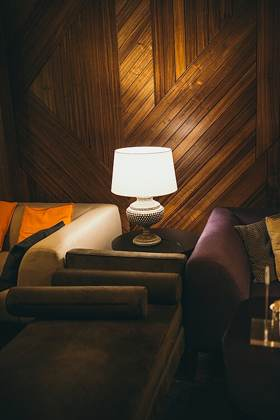
#> input picture custom_components/circadian_scenes/frontend/gallery/wool.jpg, 280 x 420 px
$ python -i build.py   (imports and definitions only)
#> lines starting #> are read from the running program, lines starting #| are printed output that depends on the picture
#!/usr/bin/env python3
"""Download five Commons photos per chosen palette name, and sample a five-slot palette."""

import json
import re
import shutil
import time
import urllib.parse
import urllib.request
from pathlib import Path

from PIL import Image

ROOT = Path(__file__).resolve().parents[2]
OUT = ROOT / "dev" / "palette-candidates"
IMG = OUT / "img"
GALLERY = ROOT / "custom_components" / "circadian_scenes" / "frontend" / "gallery"
UA = "CircadianScenesPalettePreview/1.0 (https://github.com/etokheim/circadian_scenes; local review)"
TARGET = 5
JUNK = ("modis", "landsat", "locator map", "satellite")

SCENES = [
    ("daylight", "Reading lamp", "reading lamp on a desk by a window"),
    ("daylight", "Spring glass", "cherry blossom"),
    ("daylight", "Orchard morning", "foggy apple orchard"),
    ("daylight", "Crisp October", "autumn maple foliage daylight"),
    ("daylight", "The red tree", "red maple tree autumn landscape"),
    ("daylight", "Late apples", "apple orchard autumn"),
    ("daylight", "Rolling gold", "wheat field golden hour"),
    ("daylight", "Hazy meadow", "misty meadow morning"),
    ("daylight", "Milk sky", "overcast white sky open landscape"),
    ("daylight", "White kitchen", "bright white kitchen interior daylight"),
    ("daylight", "Linen noon", "sunlight through white curtains"),
    ("daylight", "High sails", "white sailboat blue sea"),
    ("daylight", "Greenhouse", "greenhouse interior plants glass"),
    ("daylight", "Snow noon", "snow field blue sky"),
    ("daylight", "The long table", "dining table sunlight"),
    ("cozy", "Golden hour", "golden hour living room interior"),
    ("cozy", "Honey light", "warm lamp interior"),
    ("cozy", "Dinner time", "dinner table warm lighting"),
    ("cozy", "Last of the sun", "sunset living room window"),
    ("cozy", "Red hills", "red rock hills sunset"),
    ("cozy", "African dusk", "savanna sunset acacia"),
    ("cozy", "Alpenglow", "mountain alpenglow"),
    ("cozy", "Palms at sunset", "palm trees sunset"),
    ("cozy", "Wood lamp", "table lamp cozy living room"),
    ("cozy", "Low flame", "candle flame dark"),
    ("cozy", "The second candle", "two candles dinner dark"),
    ("cozy", "Amber room", "amber warm interior lamp"),
    ("cozy", "Brass lamp", "brass lamp wooden table"),
    ("cozy", "After supper", "dining room after dinner warm light"),
    ("cozy", "Cabin window", "cabin interior night window lamp"),
    ("cozy", "Terracotta", "terracotta courtyard"),
    ("cozy", "Bakery bulbs", "bakery lights"),
    ("cozy", "Wool and brass", "wool sofa lamp brass interior"),
    ("cozy", "The late sitting", "armchair lamp evening interior"),
    ("cozy", "Lantern walk", "lantern path night warm"),
    ("cozy", "Copper evening", "copper lamps evening interior"),
    ("evening", "Rain on the avenue", "rain window city night lights"),
    ("evening", "Shop windows", "shop window night street"),
    ("evening", "Sodium lamp", "orange sodium street light night"),
    ("evening", "Blue hour", "blue hour city rooftops"),
    ("evening", "Wet cobbles", "wet cobblestone street night"),
    ("evening", "The dinner hour", "restaurant entrance night warm"),
    ("evening", "Train window", "train window sunset"),
    ("evening", "City balconies", "apartment balconies night city"),
    ("evening", "Velvet dusk", "city at dusk"),
    ("evening", "Window weather", "rain on window evening interior"),
    ("evening", "After the rain", "wet street after rain dusk reflections"),
    ("night", "One lamp", "single lamp dark bedroom"),
    ("night", "Moon on the floor", "moonlight wooden floor"),
    ("night", "Midnight kitchen", "dark kitchen at night"),
    ("night", "The lighthouse", "lighthouse at night"),
    ("night", "Snow and a window", "snowy street night lit window"),
    ("night", "Reading in bed", "reading in bed by lamp"),
    ("night", "Deep water", "dark sea night"),
    ("night", "Navy and brass", "dark blue room brass lamp"),
    ("night", "The last window", "dark hallway distant warm light"),
    ("night", "Insomnia", "bedroom lamp night"),
    ("night", "Quiet house", "desk lamp dark room"),
    ("night", "Starlight", "starry night sky landscape"),
    ("party", "Neon alley", "neon signs alley night"),
    ("party", "Wet neon", "neon reflection wet street"),
    ("party", "Disco fruit", "disco ball"),
    ("party", "Magenta hour", "nightclub lights"),
    ("party", "Cocktail pink", "cocktail bar"),
    ("party", "Electric garden", "garden string lights"),
    ("party", "String lights", "outdoor string lights night"),
    ("party", "Spotlight", "concert stage spotlight"),
    ("party", "Juice bar", "night market fruit colorful lights"),
    ("party", "Carnival wash", "carnival lights night"),
    ("party", "Club violet", "purple nightclub interior"),
    ("party", "Confetti", "confetti party"),
    ("romantic", "Two candles", "two candles dark room"),
    ("romantic", "Rose dusk", "red roses warm light"),
    ("romantic", "Wine dark", "wine candlelight"),
    ("romantic", "Blush and gold", "pink bedroom lamp"),
    ("romantic", "Silk lamp", "sheer curtain"),
    ("romantic", "Petal light", "candlelight flowers"),
    ("romantic", "A private room", "restaurant booth"),
    ("romantic", "The slow song", "dim dance floor"),
    ("romantic", "Warm shadow", "warm lamp dark corner"),
    ("romantic", "First dance", "dance floor spotlight"),
    ("sunrise", "The sky turns", "sunrise sky colors"),
    ("sunrise", "Peach curtain", "morning light curtains"),
    ("sunrise", "Cold pink", "beach sunrise pink sky"),
    ("sunrise", "Dawn kitchen", "kitchen window at dawn"),
    ("sunrise", "Fisher light", "fishing boat at dawn"),
    ("sunrise", "Pale gold", "frost grass sunrise"),
    ("sunrise", "Before coffee", "early morning window light"),
    ("sunrise", "The waking house", "house at sunrise"),
    ("sunrise", "Desert dawn", "desert dunes sunrise"),
    ("sunrise", "Horizon line", "sunrise horizon sea"),
    ("neon", "Neon rain", "neon rain night city"),
    ("neon", "Cyan room", "cyan neon"),
    ("neon", "Voltage", "electric blue neon night"),
    ("neon", "Aquarium night", "aquarium"),
    ("neon", "Signal violet", "violet neon"),
    ("neon", "Ice and magenta", "neon reflections"),
    ("neon", "Server glow", "server room"),
    ("neon", "Hologram", "blue neon"),
    ("neon", "Afterimage", "long exposure neon lights"),
    ("neon", "Magnesium", "sparkler"),
]

SEEDS = {
    "Wood lamp": GALLERY / "wool.jpg",
    "Low flame": GALLERY / "candle.jpg",
    "Rain on the avenue": GALLERY / "rain.jpg",
    "Blue hour": GALLERY / "blue-hour.jpg",
}


# [71 lines left out: functions slug, fetch, meta_value, search, not called in this run]


def sample_palette(path):
    image = Image.open(path).convert("RGB")
#> image is the input picture: PIL image 280x420 RGB; mean R, G, B 68.9, 52.1, 36
    image = image.resize((50, 30))
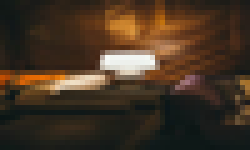
#> image: PIL image 50x30 RGB (shown 5 times larger); mean R, G, B 68.9, 52.1, 36
    width, height = image.size
#> width = 50; height = 30
    slots = []
    for index in range(5):
        x0 = int(index * width / 5)
        x1 = int((index + 1) * width / 5)
        pixels = [image.getpixel((x, y)) for y in range(height) for x in range(x0, x1)]
        red = sum(pixel[0] for pixel in pixels) / len(pixels)
        green = sum(pixel[1] for pixel in pixels) / len(pixels)
        blue = sum(pixel[2] for pixel in pixels) / len(pixels)
        hue, sat, val = rgb_to_hsv(red, green, blue)
        slots.append({"hs": [round(hue), round(sat * 100)], "b": round(val * 255)})
#> this loop made 5 passes
#> (high in rgb_to_hsv, low in rgb_to_hsv, delta in rgb_to_hsv, val, sat) on passes 1 to 5: (0.191, 0.0949, 0.0964, 0.191, 0.504), (0.269, 0.142, 0.128, 0.269, 0.474), (0.392, 0.224, 0.168, 0.392, 0.428), (0.308, 0.137, 0.171, 0.308, 0.554), (0.191, 0.107, 0.0838, 0.191, 0.439)
#> after the loop, slots = 5 items
    return slots


def rgb_to_hsv(red, green, blue):
    red, green, blue = red / 255, green / 255, blue / 255
    high = max(red, green, blue)
    low = min(red, green, blue)
    delta = high - low
    val = high
    sat = 0 if high == 0 else delta / high
    if delta == 0:
        hue = 0
    elif high == red:
        hue = (60 * ((green - blue) / delta)) % 360
    elif high == green:
        hue = 60 * ((blue - red) / delta) + 120
    else:
        hue = 60 * ((red - green) / delta) + 240
    return hue, sat, val


# [60 lines left out: functions load_scenes, save_scenes, choices_block, known_photos, image_from_file, not called in this run]


def open_count(scene, dropped):
    return len([img for img in scene["images"] if img["id"] not in dropped])


# [86 lines left out: function main, not called in this run]


# [2 lines not run here, left out]

>>> result = sample_palette('../../custom_components/circadian_scenes/frontend/gallery/wool.jpg')
#> result = 5 items

$ run again, on custom_components/circadian_scenes/frontend/gallery/armchair.jpg
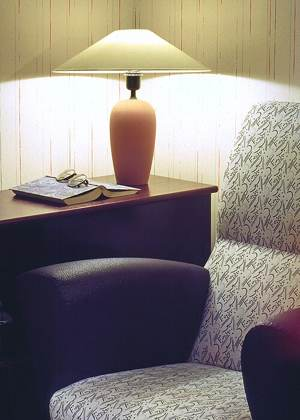
#> input picture custom_components/circadian_scenes/frontend/gallery/armchair.jpg, 300 x 420 px
#> in sample_palette, image is the input picture: PIL image 300x420 RGB; mean R, G, B 136.3, 128.4, 123.3
#> in sample_palette, `image = image.resize((50, 30))`:
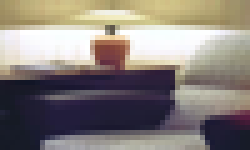
#> image: PIL image 50x30 RGB (shown 5 times larger); mean R, G, B 136.3, 128.4, 123.2
#> the loop in sample_palette, `for index in range(5):` made 5 passes
#> (high in rgb_to_hsv, low in rgb_to_hsv, delta in rgb_to_hsv, val, sat) on passes 1 to 5: (0.469, 0.44, 0.0293, 0.469, 0.0625), (0.539, 0.504, 0.0341, 0.539, 0.0633), (0.505, 0.442, 0.0621, 0.505, 0.123), (0.627, 0.568, 0.0584, 0.627, 0.0933), (0.533, 0.461, 0.0722, 0.533, 0.135)
#> after the loop in sample_palette, `for index in range(5):`: slots = 5 items

$ run again, on custom_components/circadian_scenes/frontend/gallery/last-light.jpg
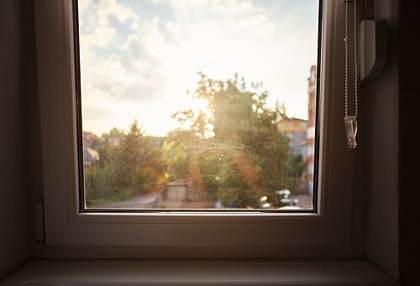
#> input picture custom_components/circadian_scenes/frontend/gallery/last-light.jpg, 420 x 286 px
#> in sample_palette, image is the input picture: PIL image 420x286 RGB; mean R, G, B 114.7, 101.7, 90.1
#> in sample_palette, `image = image.resize((50, 30))`:
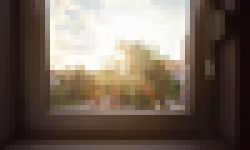
#> image: PIL image 50x30 RGB (shown 5 times larger); mean R, G, B 114.7, 101.7, 90.1
#> the loop in sample_palette, `for index in range(5):` made 5 passes
#> (high in rgb_to_hsv, low in rgb_to_hsv, delta in rgb_to_hsv, val, sat) on passes 1 to 5: (0.208, 0.133, 0.0752, 0.208, 0.362), (0.667, 0.564, 0.103, 0.667, 0.154), (0.689, 0.55, 0.139, 0.689, 0.201), (0.534, 0.437, 0.0967, 0.534, 0.181), (0.15, 0.0829, 0.0676, 0.15, 0.449)
#> after the loop in sample_palette, `for index in range(5):`: slots = 5 items
